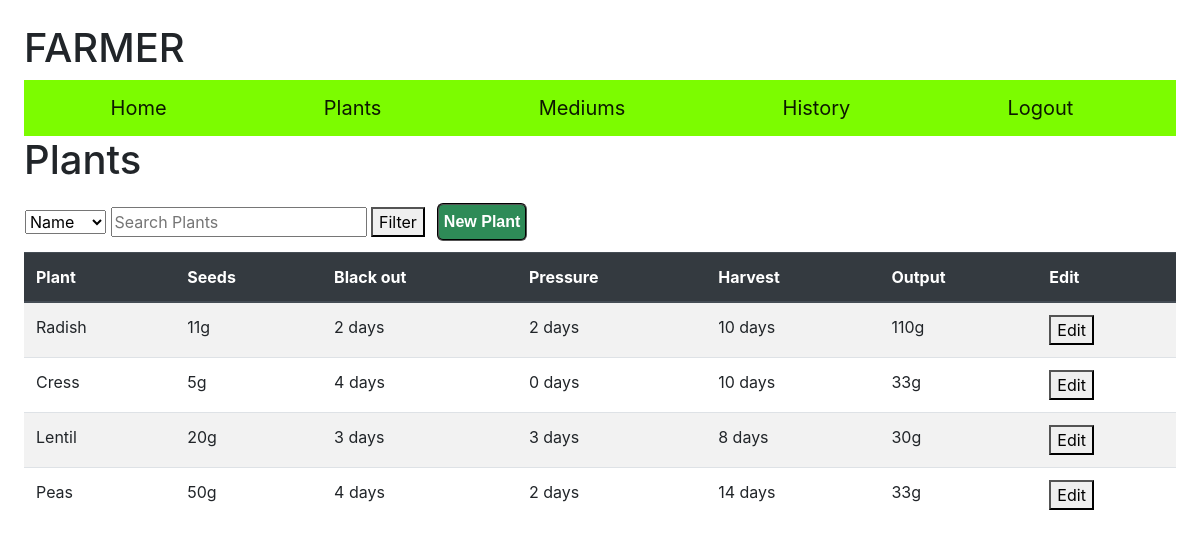
The page /plants (signed in) on the database its author committed.
### farmer/models.py (models this page shows, shortened)
class Plant(models.Model):
    name = models.CharField(max_length=255)
    seeds = models.IntegerField()
    pressure = models.IntegerField()
    blackout = models.IntegerField()
    harvest = models.IntegerField()
    output = models.IntegerField()

### farmer/views.py (the view, shortened to what this page needs)
# urls.py: path("plants", views.plants, name="plants"),
@login_required
def plants(request):
    plantslist = Plant.objects.all()
    return render(request, "farmer/plants.html", {"form": Newplant(), "plants": plantslist})

### farmer/forms.py
class Newplant(forms.Form):
    name = forms.CharField(widget=forms.TextInput(attrs={'class':'toset', 'placeholder':'Plant Name'}),label=(''))
    seeds = forms.IntegerField(widget=forms.NumberInput(attrs={'class':'toset', 'placeholder':'seeds weight'}),label=(''))
    pressure = forms.IntegerField(widget=forms.NumberInput(attrs={'class':'toset', 'placeholder':'days of Presssure'}),label=(''))
    blackout = forms.IntegerField(widget=forms.NumberInput(attrs={'class':'toset', 'placeholder':'days of blackout'}),label=(''))
    harvest = forms.IntegerField(widget=forms.NumberInput(attrs={'class':'toset', 'placeholder':'time to harvest'}),label=(''))
    output = forms.IntegerField(widget=forms.NumberInput(attrs={'class':'toset', 'placeholder':'Harvest output'}),label=(''))

### farmer/templates/farmer/plants.html (shortened to what this page needs)
{% extends "farmer/layout.html" %}
{% block body %}
<h1>Plants</h1>
<table class="filter">
    <tr>
        <td>
            <form action="/filter" method="POST">
                <select name="filter">
                <option value="name">Name</option>
                </select>
                <input name="search" type="text" placeholder="Search Plants">
                <button type="submit">Filter</button>
            </form>
        </td>
        <td>
            <button id="myBtn" class="subbtn">New Plant</button>
        </td>
    </tr>
</table>
<table id="planttable" class="table table-striped">
    <thead class="thead-dark">
        <tr>
            <th scope="col">Plant</th>
            <th scope="col">Seeds</th>
            <th scope="col">Black out</th>
            <th scope="col">Pressure</th>
            <th scope="col">Harvest</th>
            <th scope="col">Output</th>
            <th scope="col">Edit</th>
        </tr>
    </thead>
    <tbody>
        {% for i in plants %}
        <tr>
            <td class="name" style="text-transform:capitalize;">{{i.name}}</td>
            <td class="seeds" value="{{i.seeds}}" >{{i.seeds}}g</td>
            <td class="blackout" value="{{i.blackout}}">{{i.blackout}} days</td>
            <td class="pressure" value="{{i.pressure}}">{{i.pressure}} days</td>
            <td class="harvest" value="{{i.harvest}}">{{i.harvest}} days</td>
            <td class="output" value="{{i.output}}">{{i.output}}g</td>
            <td>
                <button class="editplant" value="{{i.id}}" >Edit</button>
            </td>
        </tr>
        {% endfor %}
    </tbody>
</table>
{% endblock %}

### farmer/static/farmer/style.css (style rules this page uses)
body { padding: 2%; }
.subbtn { margin: 10px; background-color: seagreen; color: white; font-weight: bold; font-family: sans-serif; padding: 5px; border-radius: 6px; border-style: groove; }

### rows shown on the page
Plant: name "Radish", seeds "11", blackout "2", pressure "2", harvest "10", output "110", {{ i.id }} 58 (drawn)
Plant: name "Cress", seeds "5", blackout "4", pressure "0", harvest "10", output "33", {{ i.id }} 59 (drawn)
Plant: name "Lentil", seeds "20", blackout "3", pressure "3", harvest "8", output "30", {{ i.id }} 60 (drawn)
Plant: name "Peas", seeds "50", blackout "4", pressure "2", harvest "14", output "33", {{ i.id }} 61 (drawn)
